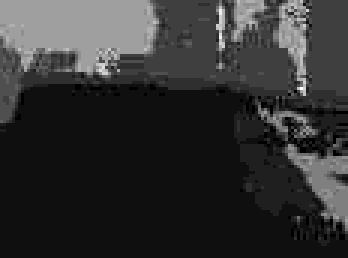
#> input picture src/tempimage.jpg, 116 x 86 px (shown 3 times larger)
$ python -i semantic_convex_hull.py   (imports and definitions only)
#> lines starting #> are read from the running program, lines starting #| are printed output that depends on the picture; after the words box and inside, x2 and y2 are one past the last pixel; in counts of white or black regions, pixels touching at a corner belong together
#> further down, picture is the input picture: shape (86, 116); min 0, max 16, mean 3.18
#!/usr/bin/env python
# coding: utf-8

# In[56]:


import cv2
import numpy as np
import matplotlib.pyplot as plt
from skimage.measure import label, regionprops
from collections import Counter
import sys
import time
import copy
import rospy

def generate_convex_hull(img, vis=False, index_care_about=1, index_to_vitualize=None, top_number=1, area_threshold=30):

    """
        Generate the convex hull
        Args:
            img: input img (h, w, 3)
            vis: True if vitualize the result; Only vitualize the last convex hull
            index_care_about: index that will be used to generate the convex hull
            index_to_vitualize: index that will be used to vitualize the result (index of the convex hull)
            top_number: the number most common label decided to choose
            area_threshold: only consider the connected component which contains the points greater than this area_threshold
        Returns:
            vertices: extracted vertices; list of numpy arrays; array shape- -- [2, number of vertices]
    """
#> called with vis = False, index_care_about = 1, top_number = 1, area_threshold = 30
    rows, cols = img.shape
#> rows = 86; cols = 116
    img[img[:,:]!=index_care_about] = 0
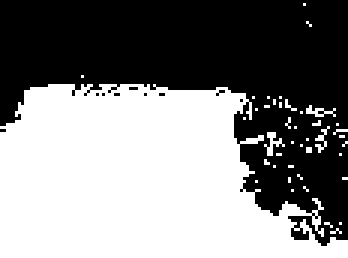
#> img: shape (86, 116) (shown 3 times larger); values 0 (black) and 1 (white), 51.1% white; 10 black regions (9 under 20 px), largest, box (x1, y1, x2, y2) and area: (0, 0, 116, 82) 4865
    img[img[:,:]==index_care_about] = 1
    vertices = []

    kernel = np.ones((3,3), np.uint8)
    crosswalk = np.copy(img[:,:])
    if vis == True:
        plt.figure(0)
        plt.imshow(crosswalk)
    crosswalk = cv2.erode(crosswalk, kernel, iterations=1)
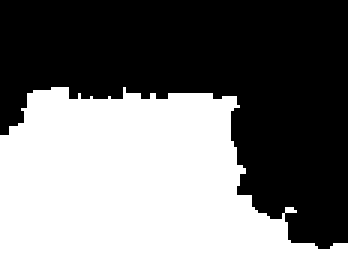
#> crosswalk: shape (86, 116) (shown 3 times larger); values 0 (black) and 1 (white), 45.8% white; 1 white region, box (x1, y1, x2, y2) and area: (0, 29, 116, 86) 4573

    if vis == True:
        plt.figure(1)
        plt.imshow(crosswalk)

    crosswalks = label(crosswalk, connectivity=crosswalk.ndim)

    if np.all(crosswalks==0):
        return []
    if vis == True:
        plt.figure(2)
        plt.imshow(crosswalks)
    if index_to_vitualize == None:
        count = Counter(crosswalks[crosswalks!=0].reshape(-1)).most_common(top_number)
#> count = [(1, 4573)]
        index_to_vitualize = [x[0] for x in count if x[1] > area_threshold]
#> index_to_vitualize = [1]

    for select_index in index_to_vitualize:
        chosen_crosswalk = np.copy(crosswalks)
        crosswalk_pts = np.zeros((1,2))
        indexes = np.where(chosen_crosswalk==select_index)

        crosswalk_pts = np.concatenate([np.array([i,j]).reshape(1,2) for (i,j) in zip(*indexes)])
        # Here I modefy comment the next line. And calculate all the vertices for
        # chosen_crosswalk[chosen_crosswalk!=select_index] = 9

        crosswalk_pts = crosswalk_pts[1:, :]
        crosswalk_pts = np.fliplr(crosswalk_pts)

        hull = cv2.convexHull(crosswalk_pts)
        nodes = np.concatenate([np.squeeze(hull), hull[0,:,:].reshape(1,-1)],axis=0).T
        vertices.append(nodes)
        x_vertices = vertices[-1][0, :]
        y_vertices = vertices[-1][1, :]
#> this loop made 1 pass
#> (indexes, x_vertices, y_vertices) on pass 1: (4573 positions, rows 29 to 85, columns 0 to 115, [115, 0, 0, 9, 11, 18, 41, 70, 78, 115, 115], [85, 85, 45, 31, 30, 29, 29, 31, 32, 81, 85])
#> after the loop, vertices = 1 item

    if vis == True:
        plt.figure(3)
        plt.imshow(chosen_crosswalk)

        fig = plt.figure(4)
        ax = fig.add_subplot(1,1,1)
        plt.figure(5)
        plt.imshow(img[:,:])
        plt.scatter(x_vertices, y_vertices, s=50, c='red', marker='o')
        plt.plot(x_vertices, y_vertices, c='red')
        plt.show()
    return vertices

def test_generate_convex_hull():
    import time

    img = cv2.imread('./tempimage.jpg', cv2.IMREAD_GRAYSCALE)

    tic = time.time()
    generate_convex_hull(img, vis=False)
    toc = time.time()
    print("running time: {:.6f}s".format(toc - tic))

def test_generate_convex_hull_segfault():
    rospy.init_node('fake_node')
    arr = np.load('test/debug.npy')
    # print(arr)
    vertices = generate_convex_hull(arr)

    # if you do not see printint this, it is because a segmentation fault
    print(vertices)

def main():
    # test_generate_convex_hull()
    test_generate_convex_hull_segfault()

# [2 lines not run here, left out]

>>> import cv2
>>> picture = cv2.imread('tempimage.jpg', cv2.IMREAD_GRAYSCALE)
>>> result = generate_convex_hull(picture)
#> result = 1 item
